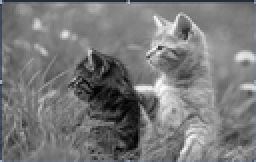
%> input picture 图像的位平面实验/newpic.bmp, 128 x 81 px, shrunk from 927 x 584 before the run (shown 2 times larger)
$ octave change_example.m   (GNU Octave 9; MATLAB toolbox functions it lacks are replaced by stand-ins)
%> lines starting %> are read from the running program, lines starting %| are printed output that depends on the picture
img = imread("newpic.bmp");
%> img is the input picture: size 81x128x3 uint8; mean R, G, B 120.3, 120.6, 121.1
[index_row, index_col]=size(img);
%> index_row = 81; index_col = 384
figure ;
for index_layer =1:8
%> this loop made 8 passes; what is shown inside it comes from the first
    layer_image=zeros (index_row, index_col) ;
    for i =1:index_row
        for j =1:index_col
            layer_image ( i , j )=bitget ( img ( i , j ) , index_layer ) ;
        end
    end
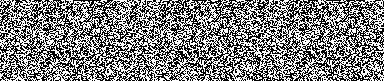
%> layer_image: size 81x384 double; values 0 (black) and 1 (white), 50.3% white; black in thin lines or dots
subplot (2,4 , index_layer ) ;
imshow( layer_image ) ;
title ( index_layer ) ;
end
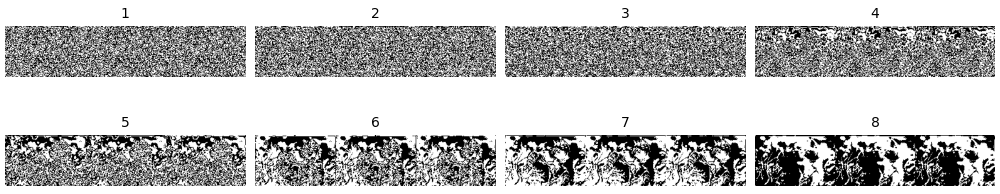
%> figure redrawn from the program's plot data, 8 panels
